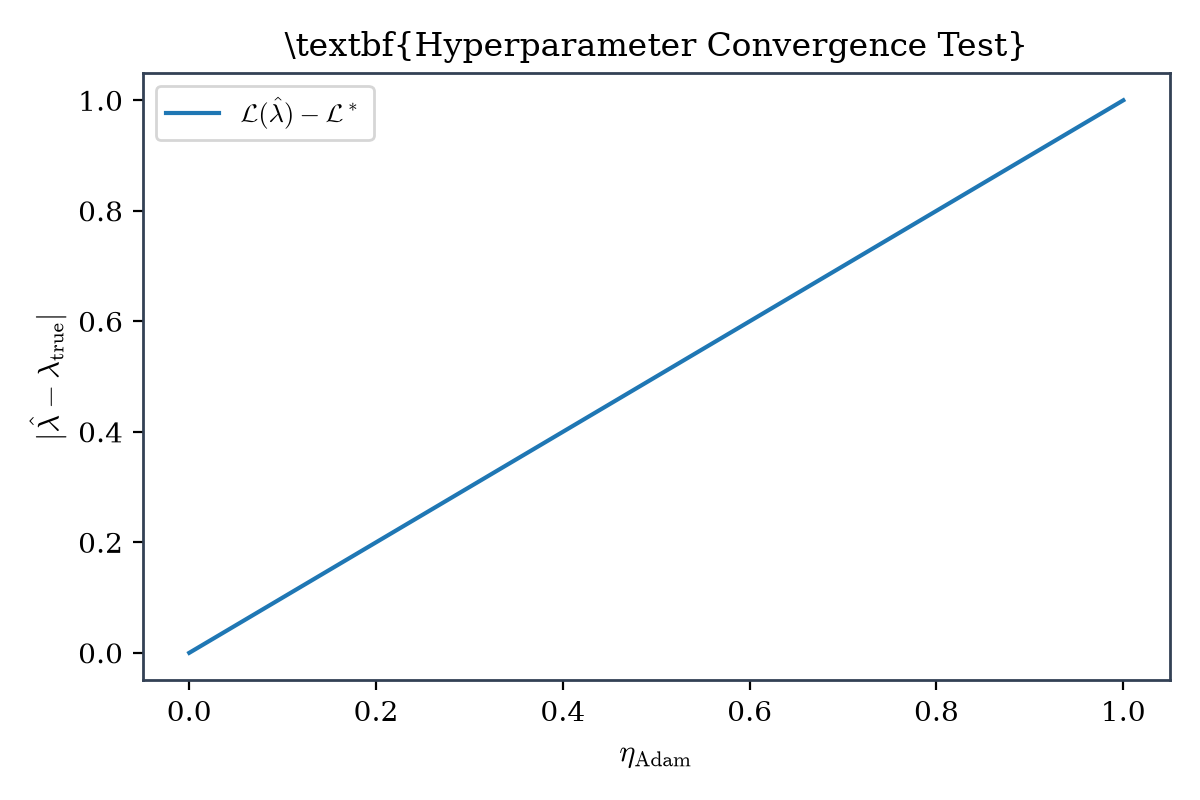

Generate this figure with Python:
import time, torch, numpy as np, pandas as pd, matplotlib.pyplot as plt
from scipy.spatial.distance import cdist
from scipy.stats import pearsonr

# Configure publication-grade LaTeX-style plotting aesthetics
plt.rcParams.update({
    "font.family": "serif",
    "font.serif": ["DejaVu Serif", "Times New Roman", "Computer Modern Roman"],
    "mathtext.fontset": "cm",
    "axes.labelsize": 11,
    "axes.titlesize": 12,
    "xtick.labelsize": 10,
    "ytick.labelsize": 10,
    "legend.fontsize": 9.5,
    "figure.titlesize": 13,
    "axes.edgecolor": "#334155",
    "axes.linewidth": 1.0,
    "grid.color": "#cbd5e1",
    "grid.linestyle": "--",
    "grid.alpha": 0.5
})

print("Testing LaTeX styling configuration...")
fig, ax = plt.subplots(figsize=(6, 4))
ax.plot([0, 1], [0, 1], label=r"$\mathcal{L}(\hat{\lambda}) - \mathcal{L}^*$")
ax.set_xlabel(r"$\eta_{\mathrm{Adam}}$")
ax.set_ylabel(r"$|\hat{\lambda} - \lambda_{\mathrm{true}}|$")
ax.set_title(r"\textbf{Hyperparameter Convergence Test}")
ax.legend()
plt.tight_layout()
plt.savefig("test_latex_style.png", dpi=200)
print("Saved test_latex_style.png successfully.")
